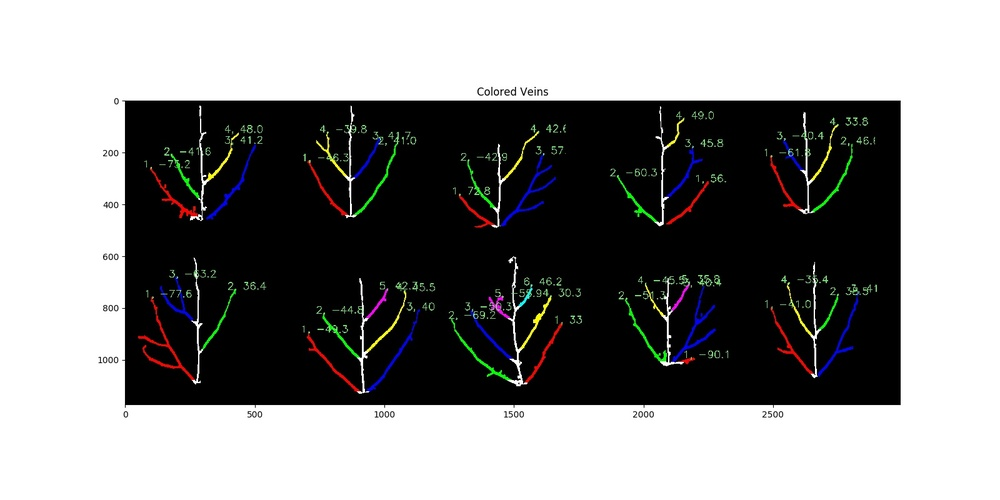
#> input picture images/color_veins_with_angles.jpg, 1000 x 500 px, shrunk from 1600 x 800 before the run
$ python -i cut_out_corrected_img.py   (imports and definitions only)   (older library calls are emulated)
#> lines starting #> are read from the running program, lines starting #| are printed output that depends on the picture; after the words box and inside, x2 and y2 are one past the last pixel; in counts of white or black regions, pixels touching at a corner belong together
#> further down, picture is the input picture: shape (500, 1000, 3); mean B, G, R 138.3, 138.5, 138.5
import cv2
import numpy as np
import correct_angle_by_radon


def cut_out_corrected_img(image):
    if isinstance(image, str):
        img, _ = correct_angle_by_radon.correct_angle_by_radon(image)
    else:
        img = image
    if len(img.shape) == 3:
        img_gray = cv2.cvtColor(img, cv2.COLOR_BGR2GRAY)
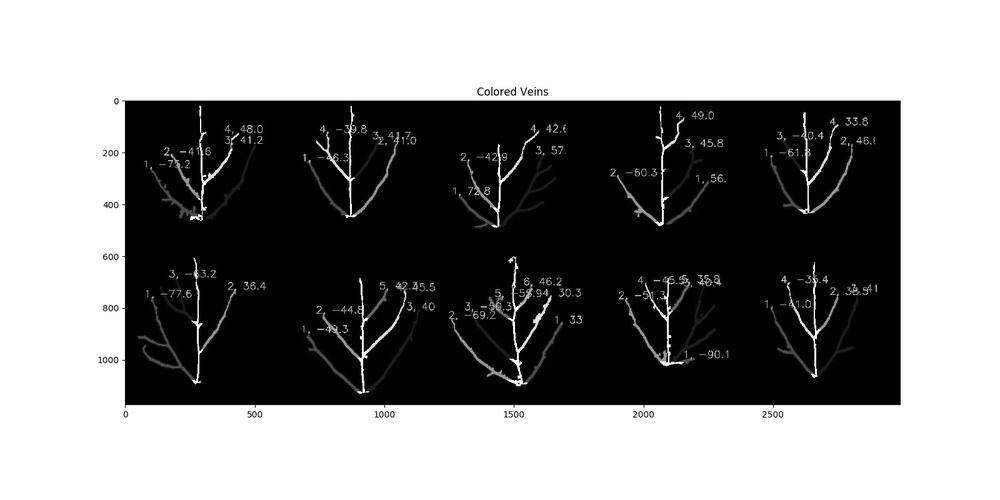
#> img_gray: shape (500, 1000); min 0, max 255, mean 138.5
    else:
        img_gray = img
    ret, img_bw = cv2.threshold(img_gray, 180, 255, cv2.THRESH_BINARY)
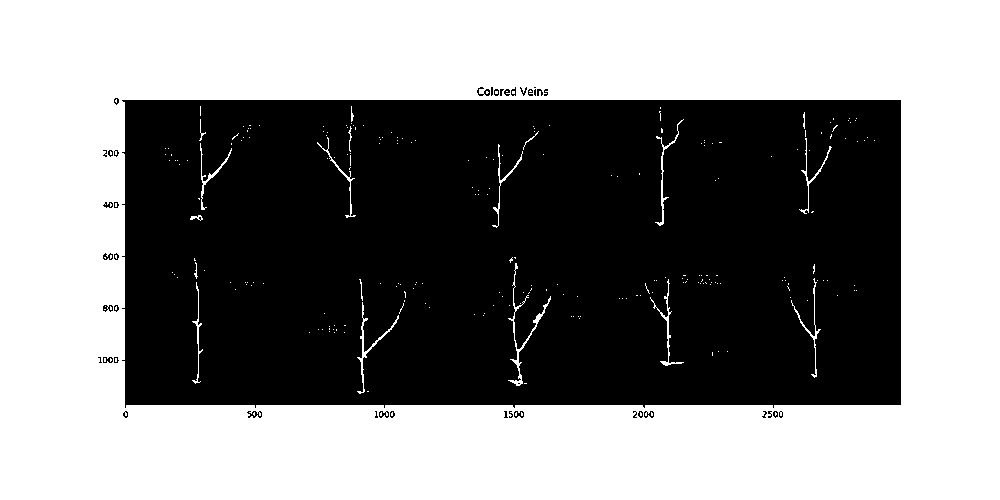
#> img_bw: shape (500, 1000); 53.1% white; 42 black regions (17 under 20 px)
    _, cnt, _ = cv2.findContours(img_gray, cv2.RETR_TREE, cv2.CHAIN_APPROX_SIMPLE)
#> cnt = 4562 contours, 4415 with area under 20; largest, box (x1, y1, x2, y2) and area: (0, 0, 1000, 500) 498501, (125, 102, 899, 405) 214034, (263, 253, 592, 403) 23220, (607, 104, 734, 240) 9218, (752, 257, 880, 385) 8937
    img_bw = np.array(255 - img_bw)
#> img_bw: shape (500, 1000); 46.9% white; 42 white regions (17 under 20 px)
    _, contours, _ = cv2.findContours(img_bw, cv2.RETR_TREE, cv2.CHAIN_APPROX_SIMPLE)
#> contours = 368 contours, 324 with area under 20; largest, box (x1, y1, x2, y2) and area: (122, 100, 901, 408) 235620, (507, 295, 552, 387) 515, (356, 314, 400, 395) 428, (659, 278, 685, 367) 352, (654, 130, 680, 227) 332
    small_areas = [i for i in contours if cv2.contourArea(i) < 200]
#> small_areas = 357 contours, 324 with area under 20; largest, box (x1, y1, x2, y2) and area: (492, 185, 501, 227) 107, (812, 277, 818, 326) 106, (512, 287, 523, 313) 73, (347, 125, 353, 153) 61, (189, 214, 204, 221) 56
    cv2.fillPoly(img_bw, small_areas, 0)
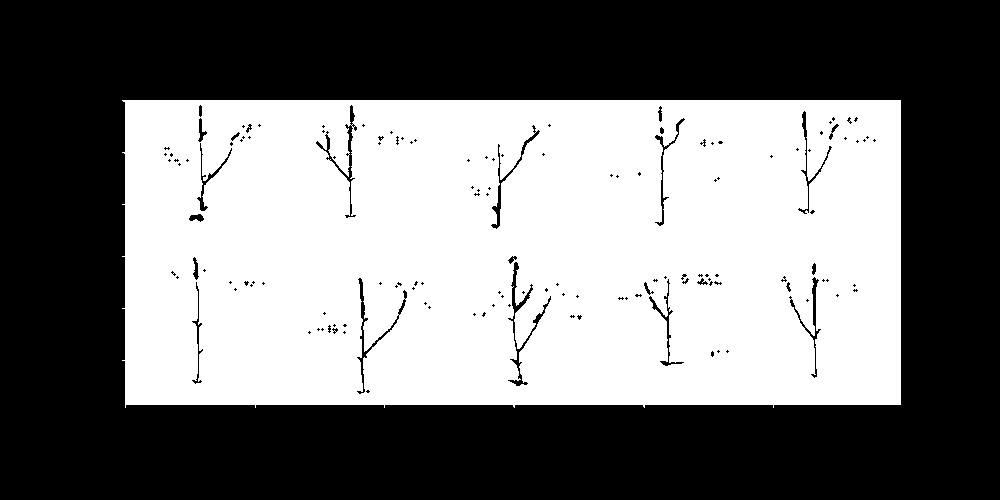
#> img_bw: shape (500, 1000); 46.3% white; 1 white region
    _, contours, _ = cv2.findContours(img_bw, cv2.RETR_TREE, cv2.CHAIN_APPROX_SIMPLE)
#> contours = 162 contours, 122 with area under 20; largest, box (x1, y1, x2, y2) and area: (122, 100, 901, 408) 235620, (507, 261, 552, 387) 871, (356, 277, 400, 395) 602, (315, 123, 357, 219) 572, (490, 129, 541, 230) 536
    # print('contours:', contours)
    for i in range(len(contours)):
        cv2.drawContours(img, contours, i, (255, 255, 255), thickness=4)
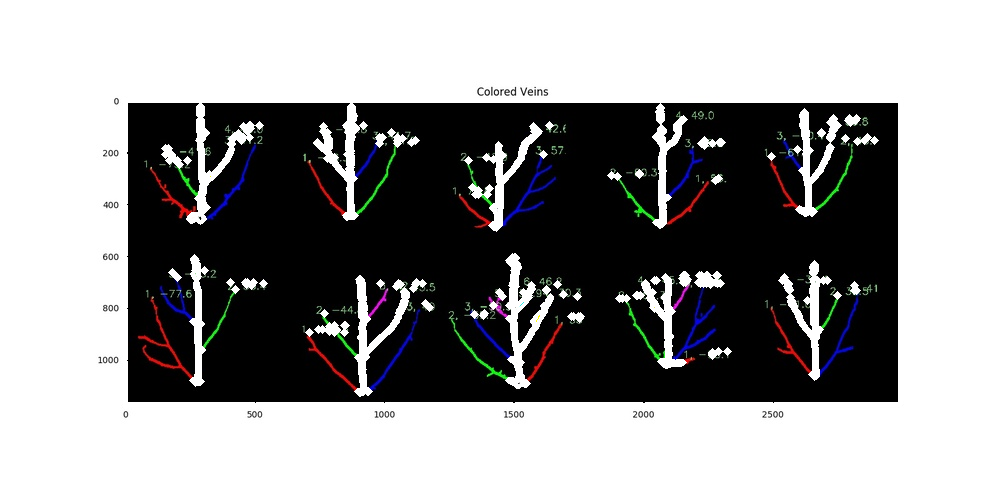
#> img: shape (500, 1000, 3); 5.71% of pixels changed, all inside (x1, y1, x2, y2) = (120, 98, 903, 410)
    cnt = contours[0]
#> cnt = contour of 61 points, box (x1, y1, x2, y2) (122, 100, 901, 408), area 235620
    cnt = np.squeeze(cnt)
#> cnt = 61 pairs, first value 122 to 900, second value 100 to 407
    border = [[0, 0], [0, 0]]
    for i in range(img_bw.shape[0]):
        if img_bw[i, :].any():
            border[0][0] = i - 2
            break
#> after the loop, border = [[98, 0], [0, 0]]
    for i in range(img_bw.shape[0]-1, -1, -1):
        if img_bw[i, :].any():
            border[0][1] = i + 2
            break
#> after the loop, border = [[98, 409], [0, 0]]
    for i in range(img_bw.shape[1]):
        if img_bw[:, i].any():
            border[1][0] = i - 2
            break
#> after the loop, border = [[98, 409], [120, 0]]
    for i in range(img_bw.shape[1]-1, -1, -1):
        if img_bw[:, i].any():
            border[1][1] = i + 2
            break
#> after the loop, border = [[98, 409], [120, 902]]
    cut_out_img = img[max(0, border[0][0]):min(img.shape[0], border[0][1]),
                      max(0, border[1][0]):min(img.shape[1], border[1][1])]
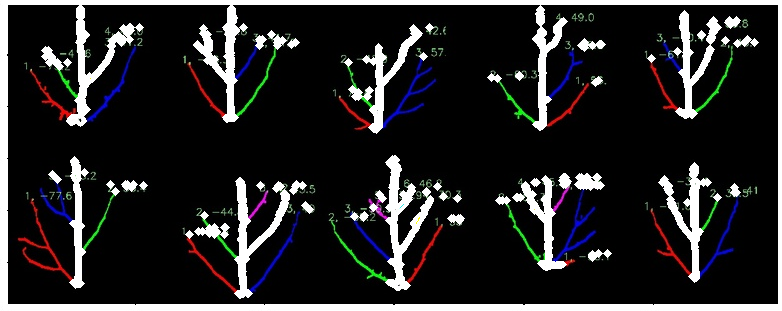
#> cut_out_img: shape (311, 782, 3); mean B, G, R 38.7, 37.9, 38.3
    # print('border_points:', [max(0, border[0][0]), min(img.shape[0], border[0][1]),
    #                            max(0, border[1][0]), min(img.shape[1], border[1][1])])
    return cut_out_img

>>> import cv2
>>> picture = cv2.imread('images/color_veins_with_angles.jpg')
>>> result = cut_out_corrected_img(picture)
